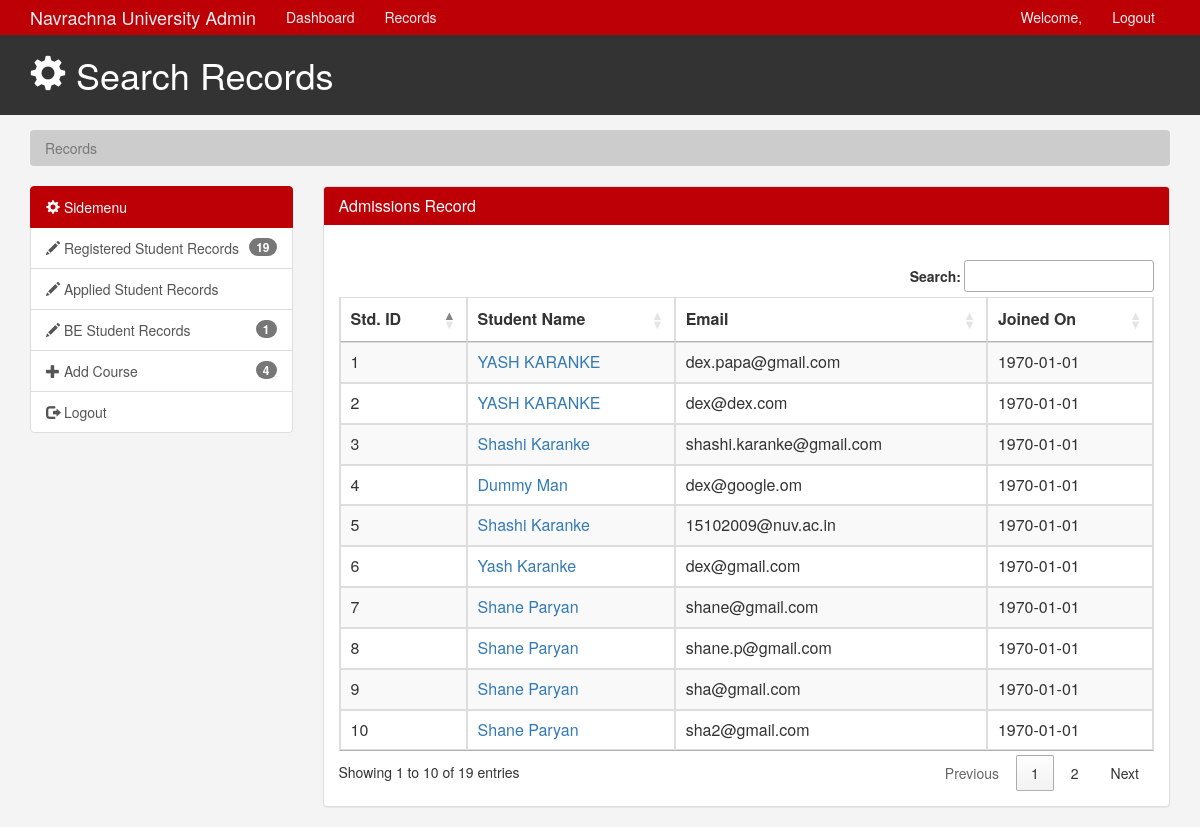
The page /admin/allRecords.php (signed in) on the database its author committed.
### tables this page shows
CREATE TABLE `student_data` (
  `ID` int(3) NOT NULL,
  `FULLNAME` varchar(70) DEFAULT NULL,
  `GENDER` varchar(8) DEFAULT NULL,
  `BGROUP` varchar(10) DEFAULT NULL,
  `ADDRESS` varchar(100) DEFAULT NULL,
  `CITY` varchar(20) DEFAULT NULL,
  `STATE` varchar(50) DEFAULT NULL,
  `ZIP` varchar(10) DEFAULT NULL,
  `PNUMBER` varchar(11) DEFAULT NULL,
  `EMAIL` varchar(60) DEFAULT NULL,
  `PASSWORD` varchar(100) DEFAULT NULL,
  `register_date` date DEFAULT NULL,
  `dob` varchar(10) DEFAULT NULL,
  `profile_image` varchar(100) DEFAULT NULL,
  `isActive` tinyint(1) DEFAULT NULL
);

### admin/allRecords.php (the view, shortened to what this page needs)
<?php
    if(isset($_SESSION['email']))
    {
    ?>
    <html lang="en">
    <head>
        <link href="css/bootstrap.min.css" rel="stylesheet">
        <link href="css/style.css" rel="stylesheet">
        <link rel="stylesheet" href="//code.jquery.com/ui/1.12.1/themes/base/jquery-ui.css">
        <link rel="stylesheet" type="text/css" href="https://cdn.datatables.net/1.10.16/css/jquery.dataTables.min.css">
        <link rel="stylesheet" type="text/css" href="https://cdn.datatables.net/buttons/1.4.2/css/buttons.dataTables.min.css">
        <link rel="stylesheet" href="https://cdnjs.cloudflare.com/ajax/libs/font-awesome/4.7.0/css/font-awesome.min.css">
    </head>
    <body>
        <?php include'adminMenu.php' ?>
        <header id="header">
            <div class="container">
                <div class="row">
                    <div class="col-md-10">
                        <h1><span class="glyphicon glyphicon-cog" aria-hidden="true"></span> Search Records </h1>
                    </div>
                </div>
            </div>
        </header>
        <section id="breadcrumb">
            <div class="container">
                <ol class="breadcrumb">
                    <li class="active">Records</li>
                </ol>
            </div>
        </section>
        <?php include 'side-menu.php' ?>
        <div class="col-md-9">
            <div class="panel panel-default">
                <div class="panel-heading main-color-bg">
                    <h3 class="panel-title">Admissions Record</h3>
                </div>
                <div class="panel-body">
                    <br/>
                    <table id="record" class="table table-striped table-hover table-bordered">
                        <thead>
                            <tr>
                                <th>Std. ID</th>
                                <th>Student Name</th>
                                <th>Email</th>
                                <th>Joined On</th>
                            </tr>
                        </thead>
                        <?php
                $mysqli = mysqli_connect($databaseHost,$databaseUsername,$databasePassword,$databaseName);
                  $query = "select * from student_data";
                  $result = mysqli_query($mysqli,$query);
                  while($addrow = mysqli_fetch_array($result)){
                    $newDate = date('Y-m-d',strtotime($addrow[4]));
                    echo "<tr>";
                    echo "<td>$addrow[0]</td>";
                    echo "<td><a href='view.php?id=$addrow[0]' target='_blank'>" .$addrow[1] . "</a></td>";
                    echo "<td>$addrow[9]</td>";
                    echo "<td>$newDate</td>";
                    echo "</tr>";
                  }
            ?>
                    </table>
                </div>
            </div>
        </div>
        </div>
        </div>
        </section>
        <?php
  }
else{
?>
            <?php header("Location: ../admin/");
}
?>

### admin/css/style.css (style rules this page uses)
body { background:#f4f4f4; }
.main-color-bg { background-color: #BD0006 !important; border-color: #BD0006 !important; color:#ffffff !important; }
#header { background:#333333; color:#ffffff; padding-bottom: 10px; margin-bottom: 15px; }
.breadcrumb { background:#cccccc; color:#333333; }

### rows shown on the page
student_data: ID "1", FULLNAME "YASH KARANKE", EMAIL "dex.papa@gmail.com", ADDRESS "1970-01-01"
student_data: ID "2", FULLNAME "YASH KARANKE", EMAIL "dex@dex.com", ADDRESS "1970-01-01"
student_data: ID "3", FULLNAME "Shashi Karanke", EMAIL "shashi.karanke@gmail.com", ADDRESS "1970-01-01"
student_data: ID "4", FULLNAME "Dummy Man", EMAIL "dex@google.om", ADDRESS "1970-01-01"
student_data: ID "5", FULLNAME "Shashi Karanke", EMAIL "15102009@nuv.ac.in", ADDRESS "1970-01-01"
student_data: ID "6", FULLNAME "Yash Karanke", EMAIL "dex@gmail.com", ADDRESS "1970-01-01"
student_data: ID "7", FULLNAME "Shane Paryan", EMAIL "shane@gmail.com", ADDRESS "1970-01-01"
student_data: ID "8", FULLNAME "Shane Paryan", EMAIL "shane.p@gmail.com", ADDRESS "1970-01-01"
student_data: ID "9", FULLNAME "Shane Paryan", EMAIL "sha@gmail.com", ADDRESS "1970-01-01"
student_data: ID "10", FULLNAME "Shane Paryan", EMAIL "sha2@gmail.com", ADDRESS "1970-01-01"

### other values the page prints
$val "19"
$val3 "1"
$val2 "4"
